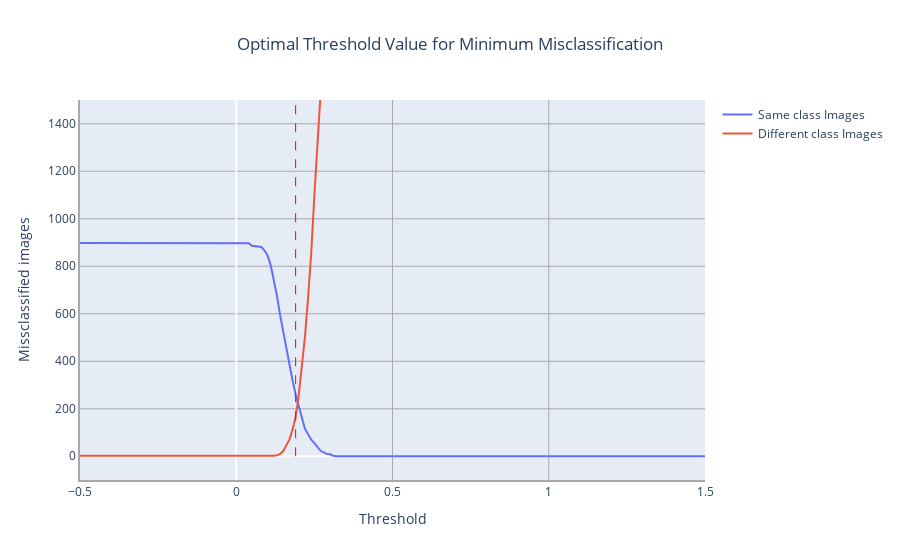

The cell this chart's notebook holds for it:
### Code cell
import plotly.graph_objects as go

# create trace for the first line
trace1 = go.Scatter(x=my_list, y=same, mode='lines', name='Same class Images')

# create trace for the second line
trace2 = go.Scatter(x=my_list, y=different, mode='lines', name='Different class Images')

# create the figure object and add both traces
fig = go.Figure()
fig.add_trace(trace1)
fig.add_trace(trace2)

# set the x-axis range to -1 to 1 and y-axis range to -100 to 2500
fig.update_xaxes(range=[-0.5, 1.5])
fig.update_yaxes(range=[-100, 1500])

# find the intersection point of the two lines
intersection_point = my_list[same.index(max(same))]

# add a vertical line at x=0.2
fig.add_shape(type='line', x0=0.19, x1=0.19,
              y0=0, y1=max(final),
              line=dict(color='red', width=1, dash='dash'),
              name='Intersection of both')


fig.update_layout(
    title={
        'text': 'Optimal Threshold Value for Minimum Misclassification',
        'x': 0.5,
        'xanchor': 'center'
    },
    xaxis_title='Threshold',
    yaxis_title='Missclassified images',
    xaxis=dict(showgrid=True, gridwidth=1, gridcolor='DarkGray', linecolor='DarkGray', linewidth=2),
    yaxis=dict(showgrid=True, gridwidth=1, gridcolor='DarkGray', linecolor='DarkGray', linewidth=2),
    showlegend=True
)

# display the plot
fig.show()

### Figure 1 — Plotly figure (JSON) as saved in the notebook; plotly's stock layout.template omitted (floating-point values rounded to 4 significant figures; data arrays with more than 128 entries replaced by an {"elided": "..."} marker saying what was removed)
{"data": [{"mode": "lines", "name": "Same class Images", "type": "scatter", "x": {"elided": "601 float values"}, "y": {"elided": "601 int values"}}, {"mode": "lines", "name": "Different class Images", "type": "scatter", "x": {"elided": "601 float values"}, "y": {"elided": "601 int values"}}], "layout": {"shapes": [{"line": {"color": "red", "dash": "dash", "width": 1}, "name": "Intersection of both", "type": "line", "x0": 0.19, "x1": 0.19, "y0": 0, "y1": 9000}], "showlegend": true, "title": {"text": "Optimal Threshold Value for Minimum Misclassification", "x": 0.5, "xanchor": "center"}, "xaxis": {"gridcolor": "DarkGray", "gridwidth": 1, "linecolor": "DarkGray", "linewidth": 2, "range": [-0.5, 1.5], "showgrid": true, "title": {"text": "Threshold"}}, "yaxis": {"gridcolor": "DarkGray", "gridwidth": 1, "linecolor": "DarkGray", "linewidth": 2, "range": [-100, 1500], "showgrid": true, "title": {"text": "Missclassified images"}}}}
